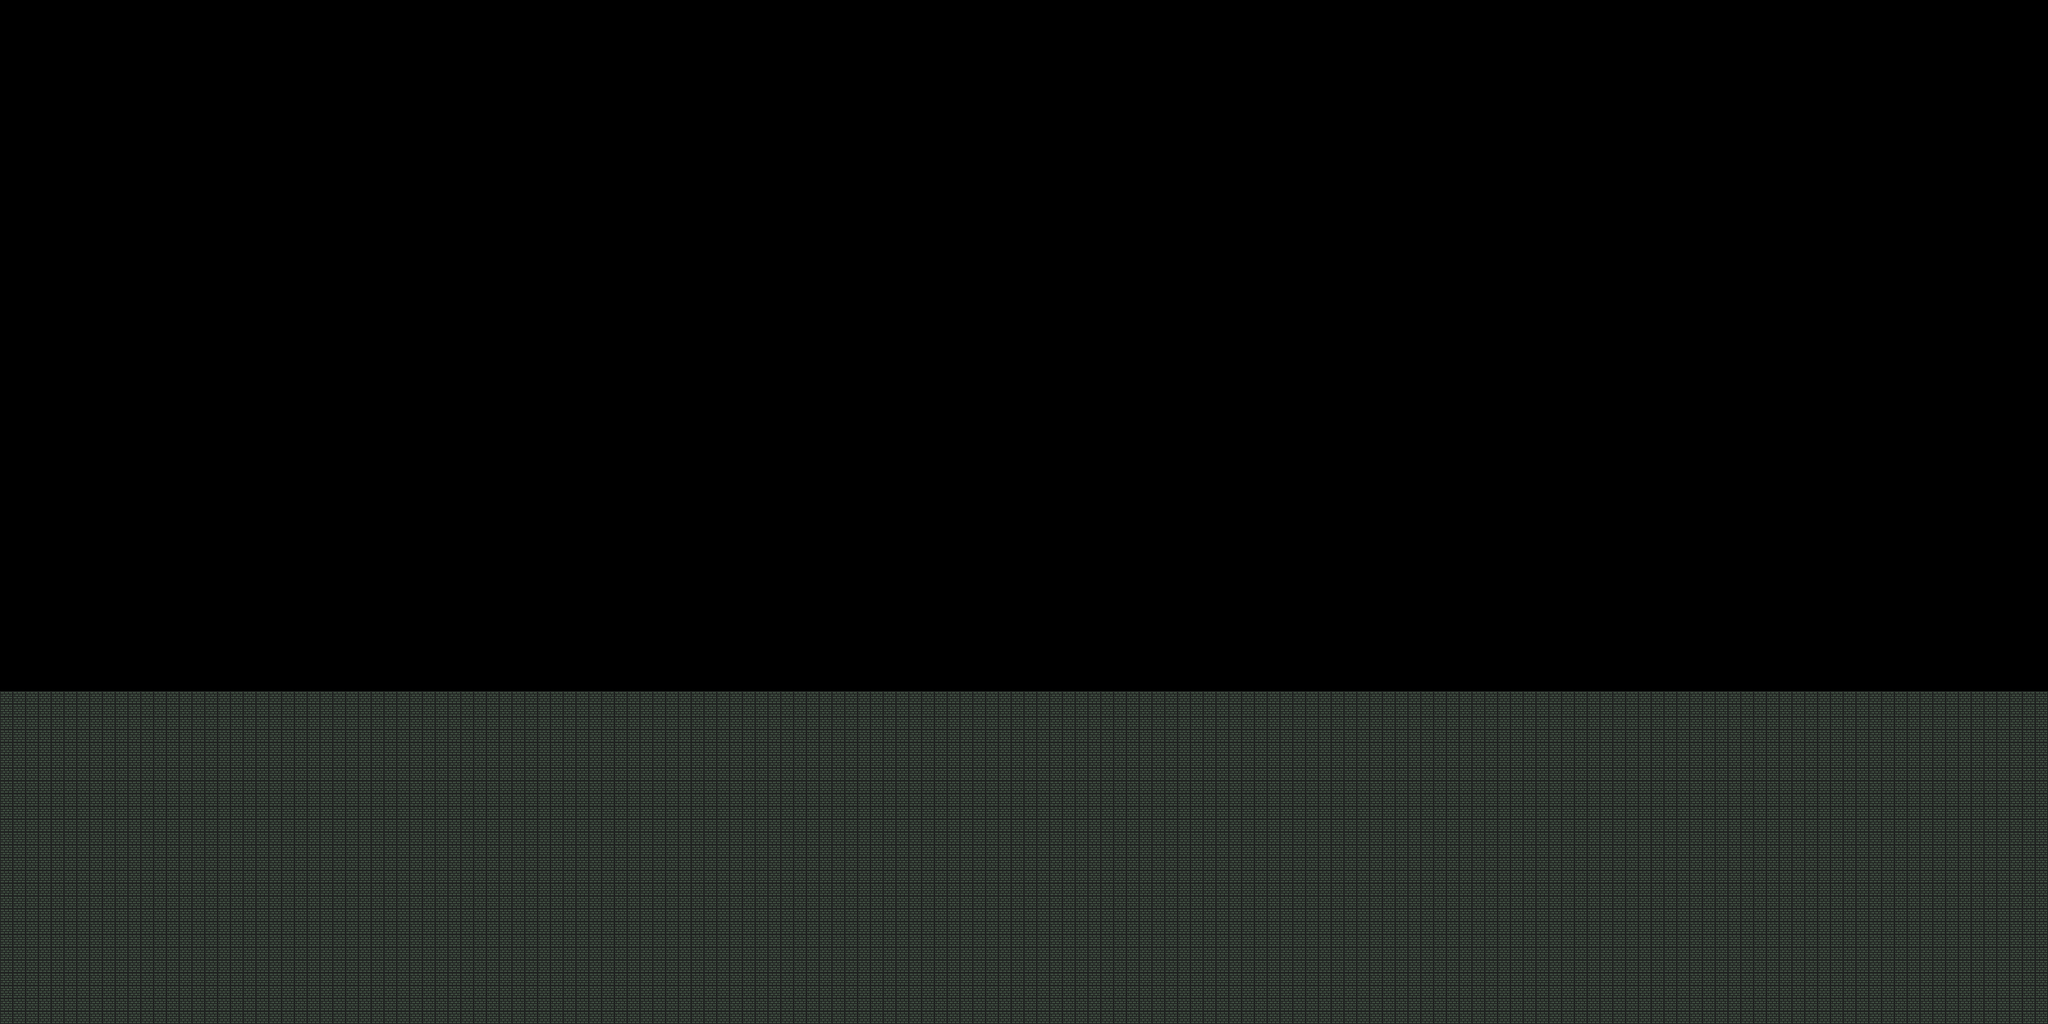

A level layout from a 2D game, rendered from its tile map. Below: a short description, then the map file with tile-grid data replaced by summaries:
An orthogonal 160x80 tile map with 16x16 px tiles, 1 tile layer (floor).

<map version="1.2" tiledversion="1.2.1" orientation="orthogonal" renderorder="right-down" width="160" height="80" tilewidth="16" tileheight="16" infinite="0" nextlayerid="3" nextobjectid="1">
 <tileset firstgid="1" name="floorbricks" tilewidth="16" tileheight="16" tilecount="1" columns="1">
  <image source="brick.png" width="16" height="16" />
 </tileset>
 <layer id="2" name="floor" width="160" height="80">
  <data>[12800 cells, 4160 non-empty, 1 distinct tile ids]</data>
 </layer>
</map>
